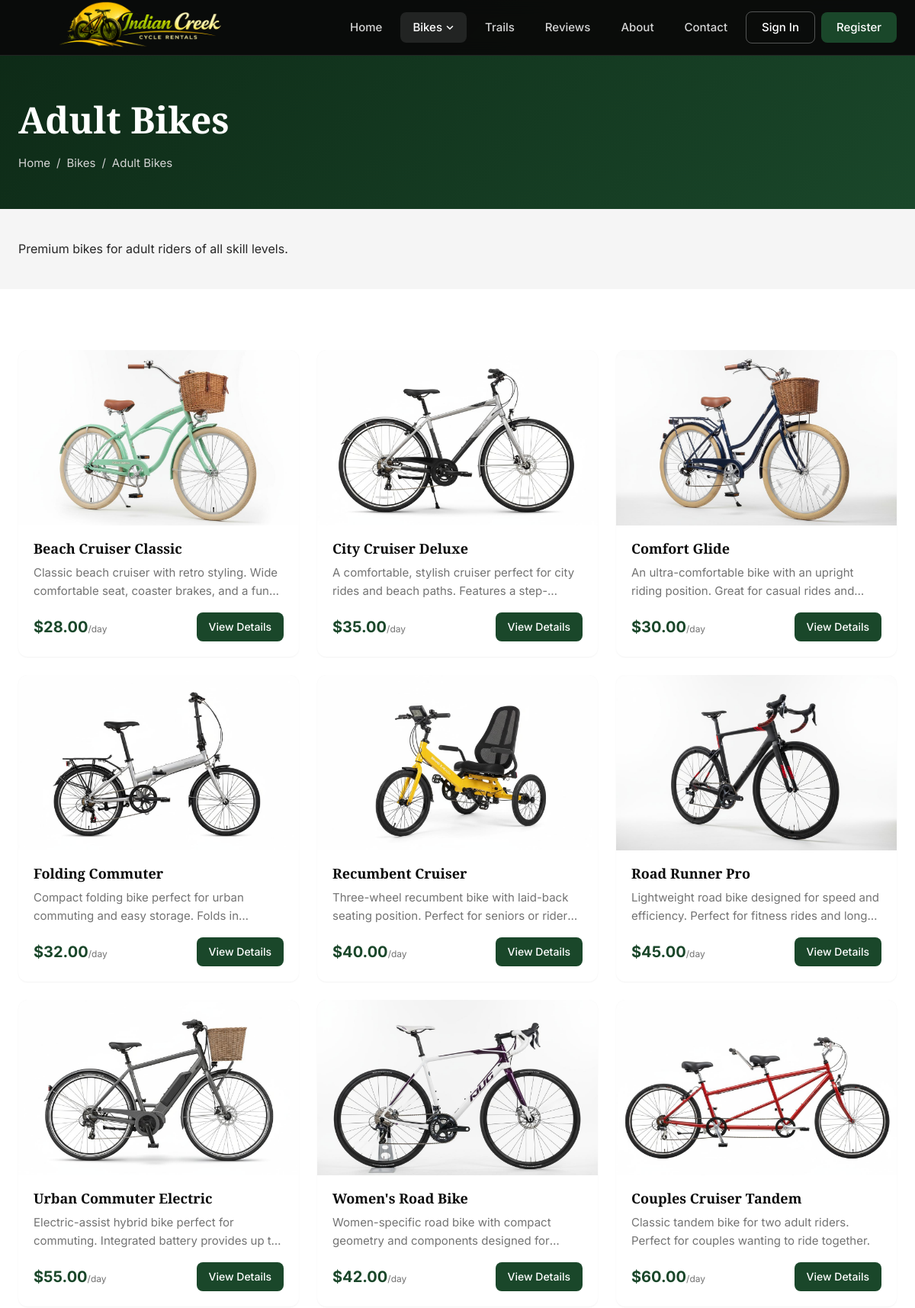
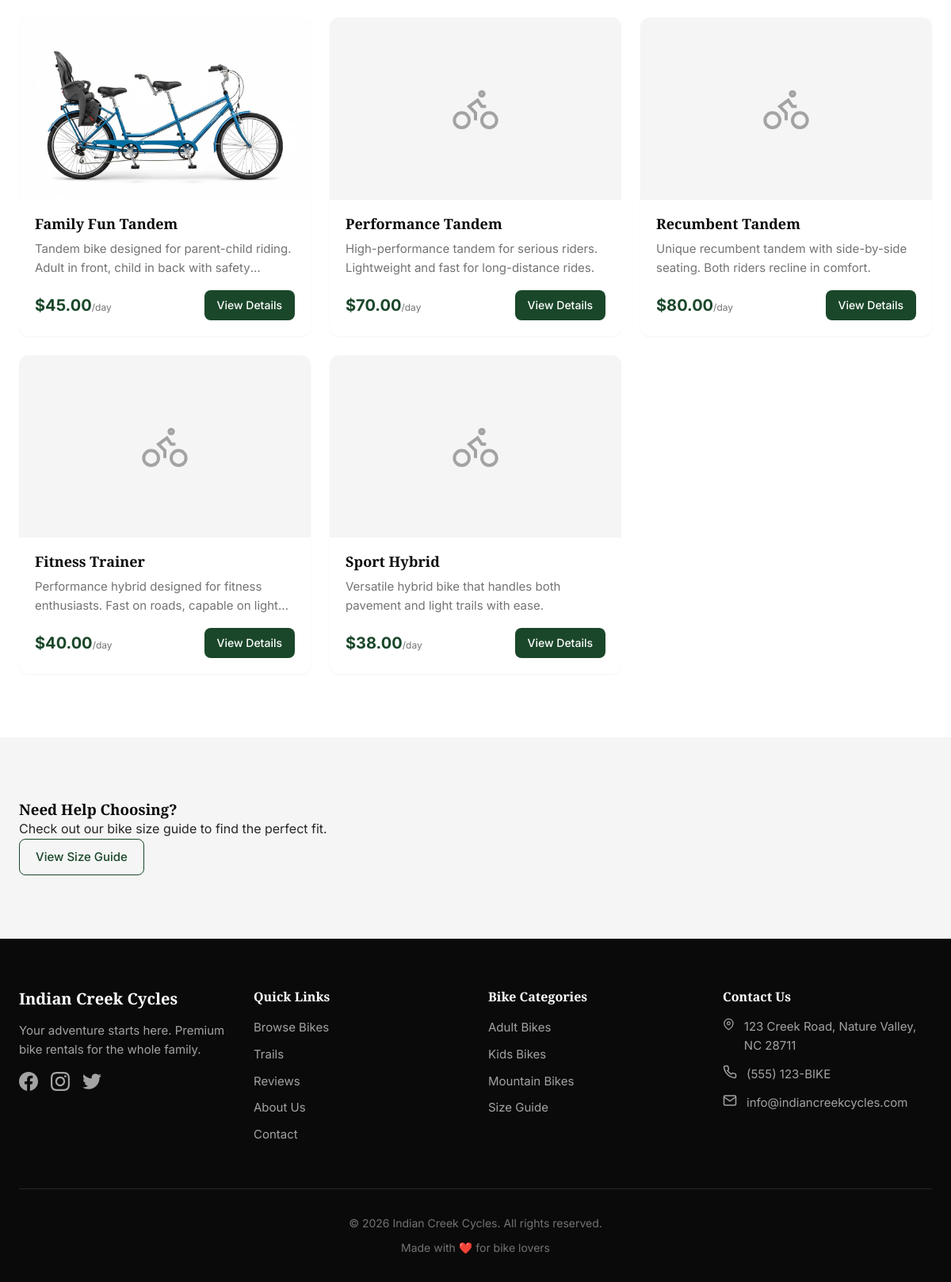
Screenshot of /bikes/adults/ with the database file from the repository (2 pictures, top to bottom).
### bikes/models.py (models this page shows, shortened)
class BikeCategory(models.Model):
    name = models.CharField(max_length=100, unique=True)
    slug = models.SlugField(unique=True)
    description = models.TextField()
    image = models.ImageField(upload_to='categories/', blank=True, null=True)
    display_order = models.PositiveIntegerField(default=0)
    is_active = models.BooleanField(default=True)
    class Meta:
        verbose_name = 'Bike Category'
        verbose_name_plural = 'Bike Categories'
        ordering = ['display_order', 'name']

class Bike(models.Model):
    BIKE_TYPES = [
        ('adult', 'Adult Bike'),
        ('kids', 'Kids Bike'),
        ('mountain', 'Mountain Bike'),
    ]
    name = models.CharField(max_length=200)
    slug = models.SlugField(unique=True)
    category = models.ForeignKey(
        BikeCategory,
        on_delete=models.CASCADE,
        related_name='bikes'
    )
    bike_type = models.CharField(max_length=20, choices=BIKE_TYPES)
    size = models.ForeignKey(
        BikeSize,
        on_delete=models.SET_NULL,
        null=True,
        blank=True,
        related_name='bikes'
    )
    description = models.TextField()
    features = models.TextField(help_text="List key features, one per line")
    price_per_day = models.DecimalField(max_digits=8, decimal_places=2)
    price_per_hour = models.DecimalField(max_digits=8, decimal_places=2, null=True, blank=True)
    image = models.ImageField(upload_to='bikes/', blank=True, null=True)
    is_available = models.BooleanField(default=True)
    is_maintenance = models.BooleanField(default=False, help_text="Bike is under maintenance")
    maintenance_note = models.TextField(blank=True, help_text="Reason for maintenance")
    quantity_total = models.PositiveIntegerField(default=1, help_text="Total bikes of this model")
    created_at = models.DateTimeField(auto_now_add=True)
    updated_at = models.DateTimeField(auto_now=True)
    class Meta:
        ordering = ['category', 'name']

### bikes/views.py (the view)
# urls.py: path('adults/', views.adult_bikes, name='adult_bikes'),
def adult_bikes(request):
    bikes = Bike.objects.filter(
        bike_type='adult',
        is_available=True
    ).select_related('category', 'size')
    context = {
        'bikes': bikes,
        'title': 'Adult Bikes',
        'description': 'Premium bikes for adult riders of all skill levels.',
    }
    return render(request, 'bikes/bike_type_list.html', context)

### templates/bikes/bike_type_list.html (shortened to what this page needs)
{% extends 'base.html' %}
{% block content %}
<section class="page-header">
    <div class="container">
        <h1 class="page-title">{{ title }}</h1>
        <nav class="breadcrumb">
            <a href="{% url 'home' %}">Home</a>
            <span>/</span>
            <a href="{% url 'bike_list' %}">Bikes</a>
            <span>/</span>
            <span>{{ title }}</span>
        </nav>
    </div>
</section>
<section class="section-sm section-alt">
    <div class="container">
        <p class="lead-text">{{ description }}</p>
    </div>
</section>
<section class="section">
    <div class="container">
        <div class="bike-grid">
            {% for bike in bikes %}
            <div class="bike-card">
                <div class="bike-image">
                    {% if bike.image %}
                    <img src="{{ bike.image.url }}" alt="{{ bike.name }}">
                    {% else %}
                    <div class="bike-image-placeholder">
                        <svg width="64" height="64" viewBox="0 0 24 24" fill="none" stroke="currentColor" stroke-width="1.5">
                            <circle cx="5.5" cy="17.5" r="3.5"/>
                            <circle cx="18.5" cy="17.5" r="3.5"/>
                            <path d="M15 6a1 1 0 100-2 1 1 0 000 2zm-3 11.5V14l-3-3 4-3 2 3h2"/>
                        </svg>
                    </div>
                    {% endif %}
                </div>
                <div class="bike-content">
                    <h3 class="bike-name">{{ bike.name }}</h3>
                    <p class="bike-description">{{ bike.description|truncatewords:15 }}</p>
                    <div class="bike-footer">
                        <span class="bike-price">${{ bike.price_per_day }}<small>/day</small></span>
                        <a href="{% url 'bike_detail' slug=bike.slug %}" class="btn btn-primary btn-sm">View Details</a>
                    </div>
                </div>
            </div>
            {% endfor %}
        </div>
    </div>
</section>
<section class="section section-alt">
    <div class="container">
        <div class="cta-card">
            <div class="cta-card-content">
                <h3>Need Help Choosing?</h3>
                <p>Check out our bike size guide to find the perfect fit.</p>
            </div>
            <a href="{% url 'bike_sizes' %}" class="btn btn-outline">View Size Guide</a>
        </div>
    </div>
</section>
{% endblock %}

### static/css/main.css (style rules this page uses)
:root { --color-primary: #1a472a; --color-primary-dark: #0d2916; --color-primary-light: #2d6a3e; --color-accent: #c9a227; --color-accent-dark: #a88420; --color-black: #0a0a0a; --color-white: #ffffff; --color-gray-100: #f5f5f5; --color-gray-200: #e5e5e5; --color-gray-300: #d4d4d4; --color-gray-400: #a3a3a3; --color-gray-500: #737373; --color-gray-600: #525252; --color-gray-700: #404040; --color-gray-800: #262626; --color-gray-900: #171717; --color-success: #22c55e; --color-warning: #f59e0b; --color-danger: #ef4444; --color-info: #3b82f6; --font-heading: 'Playfair Display', Georgia, serif; --font-body: 'Inter', -apple-system, BlinkMacSystemFont, sans-serif; --shadow-sm: 0 1px 2px 0 rgba(0, 0, 0, 0.05); --shadow-md: 0 4px 6px -1px rgba(0, 0, 0, 0.1), 0 2px 4px -1px rgba(0, 0, 0, 0.06); --shadow-lg: 0 10px 15px -3px rgba(0, 0, 0, 0.1), 0 4px 6px -2px rgba(0, 0, 0, 0.05); --shadow-xl: 0 20px 25px -5px rgba(0, 0, 0, 0.1), 0 10px 10px -5px rgba(0, 0, 0, 0.04); --radius-sm: 4px; --radius-md: 8px; --radius-lg: 12px; --radius-xl: 16px; --transition-fast: 150ms ease; --transition-normal: 250ms ease; --transition-slow: 350ms ease; }
*, *::before, *::after { box-sizing: border-box; margin: 0; padding: 0; }
html { scroll-behavior: smooth; }
body { font-family: var(--font-body); font-size: 16px; line-height: 1.6; color: var(--color-gray-800); background-color: var(--color-white); }
h1, h2, h3, h4, h5, h6 { font-family: var(--font-heading); font-weight: 600; line-height: 1.2; color: var(--color-black); }
a { color: var(--color-primary); text-decoration: none; transition: color var(--transition-fast); }
img { max-width: 100%; height: auto; }
.container { width: 100%; max-width: 1280px; margin: 0 auto; padding: 0 1.5rem; }
.btn { display: inline-flex; align-items: center; justify-content: center; gap: 0.5rem; padding: 0.625rem 1.25rem; font-family: var(--font-body); font-size: 0.9375rem; font-weight: 500; text-align: center; border: none; border-radius: var(--radius-md); cursor: pointer; transition: all var(--transition-fast); }
.btn-primary { background: var(--color-primary); color: var(--color-white); }
.btn-outline { background: transparent; color: var(--color-primary); border: 1px solid var(--color-primary); }
.btn-sm { padding: 0.5rem 1rem; font-size: 0.875rem; }
.section { padding: 5rem 0; }
.section-sm { padding: 2.5rem 0; }
.section-alt { background: var(--color-gray-100); }
.page-header { padding: 8rem 0 3rem; background: linear-gradient(135deg, var(--color-primary-dark) 0%, var(--color-primary) 100%); color: var(--color-white); }
.page-title { font-size: clamp(2rem, 4vw, 3rem); color: var(--color-white); margin-bottom: 1rem; }
.breadcrumb { display: flex; align-items: center; gap: 0.5rem; font-size: 0.9375rem; color: var(--color-gray-300); }
.breadcrumb a { color: var(--color-gray-300); }
.bike-grid { display: grid; grid-template-columns: repeat(auto-fill, minmax(300px, 1fr)); gap: 1.5rem; }
.bike-card { background: var(--color-white); border-radius: var(--radius-lg); overflow: hidden; box-shadow: var(--shadow-sm); transition: transform var(--transition-normal), box-shadow var(--transition-normal); }
.bike-image { position: relative; aspect-ratio: 16 / 10; background: var(--color-gray-100); overflow: hidden; }
.bike-image img { width: 100%; height: 100%; object-fit: cover; transition: transform var(--transition-slow); }
.bike-image-placeholder { width: 100%; height: 100%; display: flex; align-items: center; justify-content: center; color: var(--color-gray-400); }
.bike-content { padding: 1.25rem; }
.bike-name { font-size: 1.125rem; margin-bottom: 0.5rem; }
.bike-description { font-size: 0.9375rem; color: var(--color-gray-500); margin-bottom: 1rem; display: -webkit-box; -webkit-line-clamp: 2; -webkit-box-orient: vertical; overflow: hidden; }
.bike-footer { display: flex; align-items: center; justify-content: space-between; }
.bike-price { font-size: 1.25rem; font-weight: 700; color: var(--color-primary); }
.bike-price small { font-size: 0.75rem; font-weight: 400; color: var(--color-gray-500); }

### rows the page displays
BikeCategory: name "Adult Bikes"
Bike: image (picture), name "Beach Cruiser Classic", description "Classic beach cruiser with retro styling. Wide comfortable seat, coaster brakes, and a…", price_per_day "28.00"
Bike: image (picture), name "City Cruiser Deluxe", description "A comfortable, stylish cruiser perfect for city rides and beach paths. Features…", price_per_day "35.00"
Bike: image (picture), name "Comfort Glide", description "An ultra-comfortable bike with an upright riding position. Great for casual rides…", price_per_day "30.00"
Bike: image (picture), name "Folding Commuter", description "Compact folding bike perfect for urban commuting and easy storage. Folds…", price_per_day "32.00"
Bike: image (picture), name "Recumbent Cruiser", description "Three-wheel recumbent bike with laid-back seating position. Perfect for seniors or…", price_per_day "40.00"
Bike: image (picture), name "Road Runner Pro", description "Lightweight road bike designed for speed and efficiency. Perfect for fitness rides…", price_per_day "45.00"
Bike: image (picture), name "Urban Commuter Electric", description "Electric-assist hybrid bike perfect for commuting. Integrated battery provides up…", price_per_day "55.00"
Bike: image (picture), name "Women's Road Bike", description "Women-specific road bike with compact geometry and components designed…", price_per_day "42.00"
Bike: image (picture), name "Couples Cruiser Tandem", description "Classic tandem bike for two adult riders. Perfect for couples wanting to ride together.", price_per_day "60.00"
Bike: image (picture), name "Family Fun Tandem", description "Tandem bike designed for parent-child riding. Adult in front, child in back with…", price_per_day "45.00"
Bike: name "Performance Tandem", description "High-performance tandem for serious riders. Lightweight and fast for long-distance rides.", price_per_day "70.00"
Bike: name "Recumbent Tandem", description "Unique recumbent tandem with side-by-side seating. Both riders recline in comfort.", price_per_day "80.00"
Bike: name "Fitness Trainer", description "Performance hybrid designed for fitness enthusiasts. Fast on roads, capable on…", price_per_day "40.00"
Bike: name "Sport Hybrid", description "Versatile hybrid bike that handles both pavement and light trails with ease.", price_per_day "38.00"

### other values shown
{{ description }} "Premium bikes for adult riders of all skill levels."
